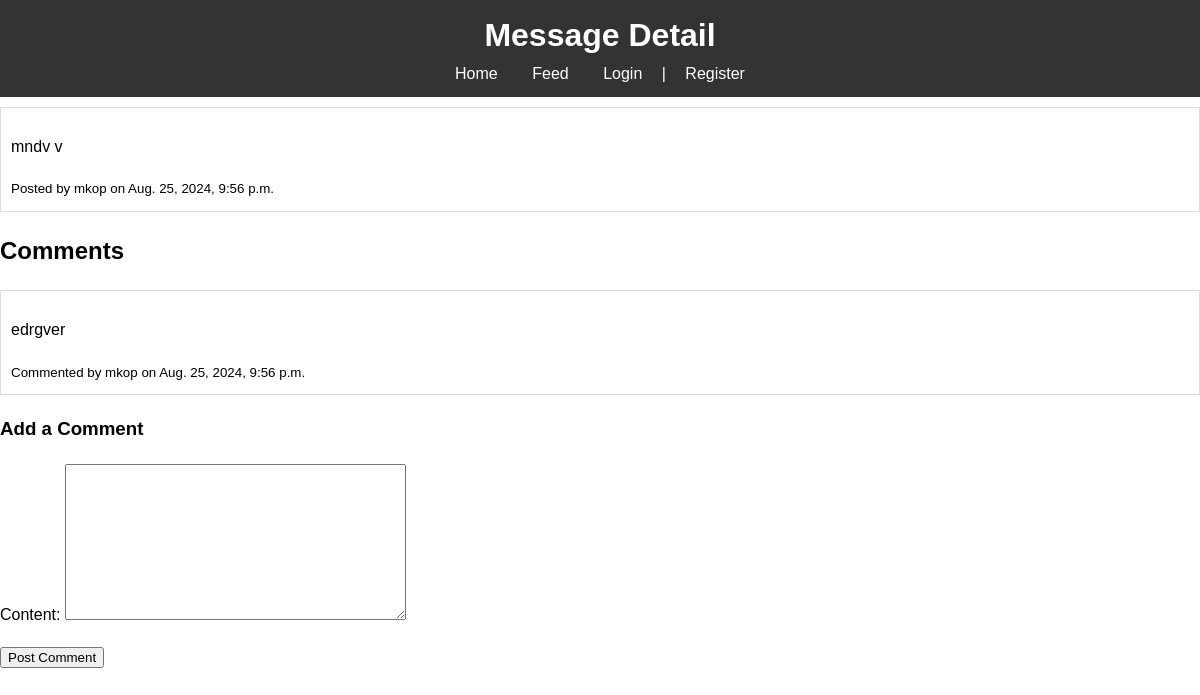
Page /feed/message/3/ on the committed database.
### feed/models.py (models this page shows, shortened)
class Message(models.Model):
    user = models.ForeignKey(User, on_delete=models.CASCADE)
    content = models.TextField()
    created_at = models.DateTimeField(auto_now_add=True)

class Comment(models.Model):
    message = models.ForeignKey(Message, on_delete=models.CASCADE)
    user = models.ForeignKey(User, on_delete=models.CASCADE)
    content = models.TextField()
    created_at = models.DateTimeField(auto_now_add=True)

### feed/views.py (the view)
# urls.py: path('message/<int:message_id>/', views.message_detail, name='message_detail'),
def message_detail(request, message_id):
    message = get_object_or_404(Message, id=message_id)
    comments = Comment.objects.filter(message=message)
    form = CommentForm()
    return render(request, 'feed/message_detail.html', {'message': message, 'comments': comments, 'form': form})

### feed/forms.py
class CommentForm(forms.ModelForm):
    class Meta:
        model = Comment
        fields = ['content']

### feed/templates/feed/message_detail.html (shortened to what this page needs)
<!DOCTYPE html>
<html>
<head>
    {% load static %}
    <link rel="stylesheet" type="text/css" href="{% static 'css/style.css' %}">
</head>
<body>
    <header>
        <h1>Message Detail</h1>
        <nav>
            <a href="{% url 'home' %}">Home</a>
            <a href="{% url 'feed' %}">Feed</a>
            {% if user.is_authenticated %}
                <a href="{% url 'logout' %}">Logout</a>
            {% else %}
                <a href="{% url 'login' %}">Login</a> | <a href="{% url 'register' %}">Register</a>
            {% endif %}
        </nav>
    </header>
    <main>
        <div class="message">
            <p>{{ message.content }}</p>
            <small>Posted by {{ message.user }} on {{ message.created_at }}</small>
        </div>
        <h2>Comments</h2>
        {% for comment in comments %}
            <div class="comment">
                <p>{{ comment.content }}</p>
                <small>Commented by {{ comment.user }} on {{ comment.created_at }}</small>
            </div>
        {% empty %}
            <p>No comments yet.</p>
        {% endfor %}
        <h3>Add a Comment</h3>
        <form method="post" action="{% url 'post_comment' message.id %}">
            {{ form.as_p }}
            <button type="submit">Post Comment</button>
        </form>
    </main>
</body>
</html>

### feed/static/css/style.css (style rules this page uses)
body { font-family: Arial, sans-serif; line-height: 1.6; margin: 0; padding: 0; }
header { background: #333; color: #fff; padding: 10px 0; text-align: center; }
nav a { color: #fff; margin: 0 15px; text-decoration: none; }
h1 { margin: 0; }
form { margin: 20px 0; }
.message, .comment { border: 1px solid #ddd; padding: 10px; margin: 10px 0; }

### rows in the picture
Message: content "mndv v", user "mkop", created_at "Aug. 25, 2024, 9:56 p.m."
Comment: content "edrgver", user "mkop", created_at "Aug. 25, 2024, 9:56 p.m."
